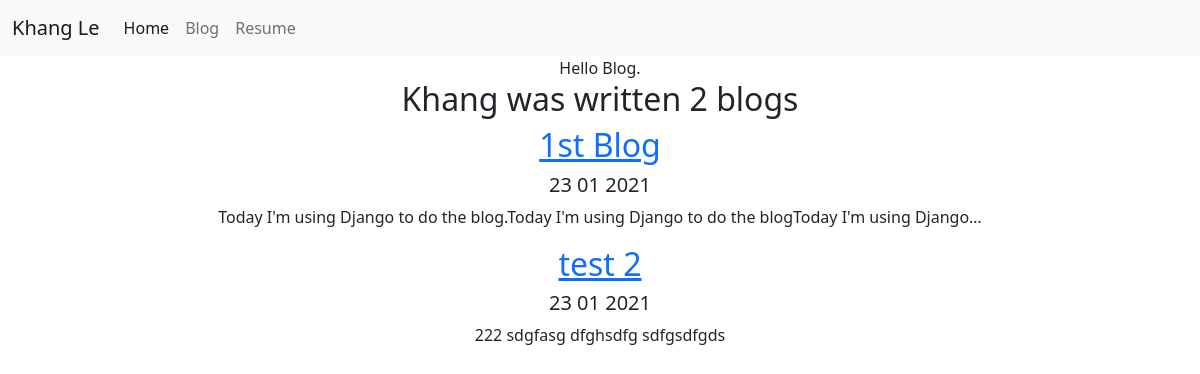
Screenshot of /blog/ with the database file from the repository.
### blog/models.py (models this page shows, shortened)
class Blog(models.Model):
    title = models.CharField(max_length=200)
    description = models.TextField()
    date = models.DateField()

### blog/views.py (the view)
# urls.py: path('', views.all_blogs, name='all_blogs'),
def all_blogs(request):
    blogs = Blog.objects.order_by('-date')
    return render(request, 'blog/all_blogs.html', {'blogs': blogs})

### blog/templates/blog/all_blogs.html (shortened to what this page needs)
{% extends 'portfolio/base.html'%}
{% block content%}
<div class="container text-center">
      Hello Blog.
<h2> Khang was written {{ blogs.count }} blog{{ blogs.count|pluralize }} </h2>
{% for blog in blogs %}
<a href="{% url 'blog:detail' blog.id %}"> <h2> {{ blog.title }} </h2></a>
<h5> {{ blog.date|date:"d m Y"  }} </h5>
<p> {{ blog.description|truncatechars:100}}</p>
{% endfor %}
{% endblock %}

### rows the page displays
Blog: title "1st Blog", date "23 01 2021", description "Today I'm using Django to do the blog.Today I'm using Django to do the blogToday I'm using Django…"
Blog: title "test 2", date "23 01 2021", description "222 sdgfasg dfghsdfg sdfgsdfgds"

### other values shown
{{ blogs.count }} "2"
